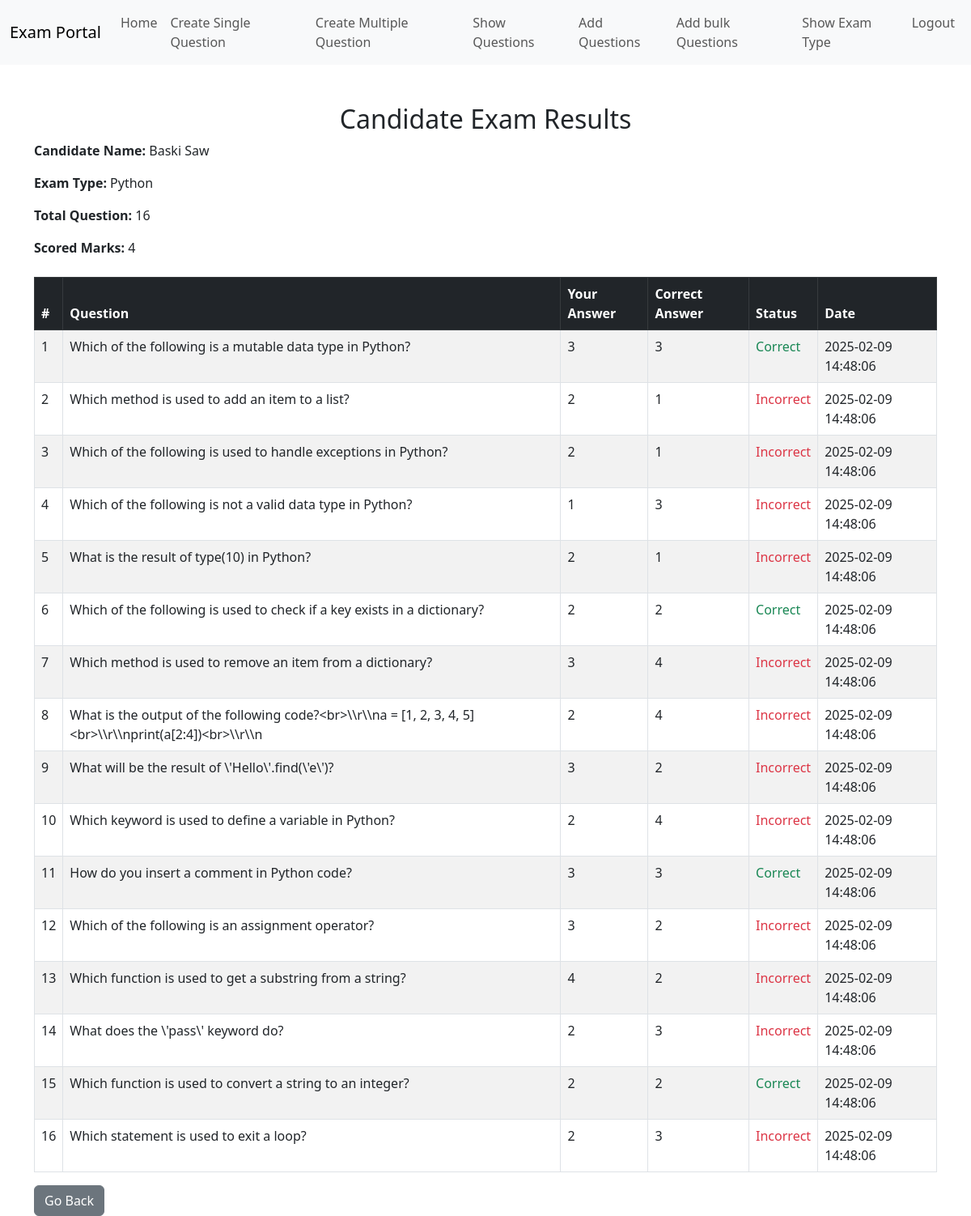
/show_result_details.php?id=16, run on the app's committed database.
### tables this page shows
CREATE TABLE `candidates` (
  `id` int(8) NOT NULL,
  `name` varchar(255) NOT NULL,
  `mobile` varchar(15) NOT NULL,
  `email` varchar(100) NOT NULL,
  `password` varchar(100) NOT NULL,
  `exam_type` varchar(100) NOT NULL,
  `designation` varchar(100) NOT NULL,
  `total_questions` int(3) NOT NULL,
  `total_marks` int(4) NOT NULL,
  `sec_code` varchar(10) NOT NULL,
  `exam_duration` varchar(10) NOT NULL,
  `status` varchar(50) NOT NULL,
  `is_exam_completed` tinyint(1) DEFAULT 0
);

CREATE TABLE `question_results` (
  `id` int(11) NOT NULL,
  `candidate_id` int(11) NOT NULL,
  `exam_type` varchar(255) NOT NULL,
  `question_id` int(11) NOT NULL,
  `question` text NOT NULL,
  `user_answer` int(11) NOT NULL,
  `correct_option` int(11) NOT NULL,
  `status` varchar(50) NOT NULL,
  `created_at` timestamp NOT NULL DEFAULT current_timestamp()
);

### show_result_details.php (the view, shortened to what this page needs)
<?php
include 'conn.php';
$candidate_id = intval($_GET['id']);
$candidate_sql = "SELECT * FROM candidates WHERE id = $candidate_id";
$candidate_result = $conn->query($candidate_sql);
$candidate = $candidate_result->fetch_assoc();
$results_sql = "SELECT * FROM question_results WHERE candidate_id = $candidate_id";
$results = $conn->query($results_sql);
?>
<!DOCTYPE html>
<html>
<head>
    <link rel="stylesheet" href="https://cdnjs.cloudflare.com/ajax/libs/bootstrap/5.3.0/css/bootstrap.min.css">
</head>
<body>
<?php include 'header2.php';?>
<div class="container mt-5">
    <h2 class="text-center">Candidate Exam Results</h2>
    <div class="mb-4">
        <p><strong>Candidate Name:</strong> <?php echo htmlspecialchars($candidate['name']); ?></p>
        <p><strong>Exam Type:</strong> <?php echo htmlspecialchars($candidate['exam_type']); ?></p>
        <p><strong>Total Question:</strong> <?php echo htmlspecialchars($candidate['total_questions']); ?></p>
        <p><strong>Scored Marks:</strong> <?php echo htmlspecialchars($candidate['total_marks']); ?></p>
    </div>
    <?php if ($results->num_rows > 0) { ?>
        <div class="table-responsive">
            <table class="table table-bordered table-striped">
                <thead class="table-dark">
                    <tr>
                        <th>#</th>
                        <th>Question</th>
                        <th>Your Answer</th>
                        <th>Correct Answer</th>
                        <th>Status</th>
                        <th>Date</th>
                    </tr>
                </thead>
                <tbody>
                    <?php
                    $index = 1;
                    while ($row = $results->fetch_assoc()) {
                        $status_class = $row['status'] === 'Correct' ? 'text-success' : 'text-danger';
                    ?>
                        <tr>
                            <td><?php echo $index++; ?></td>
                            <td><?php echo htmlspecialchars($row['question']); ?></td>
                            <td><?php echo htmlspecialchars($row['user_answer']); ?></td>
                            <td><?php echo htmlspecialchars($row['correct_option']); ?></td>
                            <td class="<?php echo $status_class; ?>"><?php echo $row['status']; ?></td>
                            <td><?php echo htmlspecialchars($row['created_at']); ?></td>
                        </tr>
                    <?php } ?>
                </tbody>
            </table>
        </div>
    <?php } else { ?>
        <p class="text-center text-warning">No results found for Candidate ID: <?php echo $candidate_id; ?></p>
    <?php } ?>
    <a href="javascript:void(0);" class="btn btn-secondary" onclick="window.location.href='show_candidate.php';">Go Back</a>

### data on the page
candidates: name "Baski Saw", exam_type "Python", total_questions "16", total_marks "4"
question_results: question "Which of the following is a mutable data type in Python?", user_answer "3", correct_option "3", status "Correct", created_at "2025-02-09 14:48:06"
question_results: question "Which method is used to add an item to a list?", user_answer "2", correct_option "1", status "Incorrect", created_at "2025-02-09 14:48:06"
question_results: question "Which of the following is used to handle exceptions in Python?", user_answer "2", correct_option "1", status "Incorrect", created_at "2025-02-09 14:48:06"
question_results: question "Which of the following is not a valid data type in Python?", user_answer "1", correct_option "3", status "Incorrect", created_at "2025-02-09 14:48:06"
question_results: question "What is the result of type(10) in Python?", user_answer "2", correct_option "1", status "Incorrect", created_at "2025-02-09 14:48:06"
question_results: question "Which of the following is used to check if a key exists in a dictionary?", user_answer "2", correct_option "2", status "Correct", created_at "2025-02-09 14:48:06"
question_results: question "Which method is used to remove an item from a dictionary?", user_answer "3", correct_option "4", status "Incorrect", created_at "2025-02-09 14:48:06"
question_results: question "What is the output of the following code?<br>\\\\r\\\\na = [1, 2, 3, 4, 5]<br>\\\\r\\\\nprint(a[2:4])<br>\\\\r\\\\n", user_answer "2", correct_option "4", status "Incorrect", created_at "2025-02-09 14:48:06"
question_results: question "What will be the result of \\'Hello\\'.find(\\'e\\')?", user_answer "3", correct_option "2", status "Incorrect", created_at "2025-02-09 14:48:06"
question_results: question "Which keyword is used to define a variable in Python?", user_answer "2", correct_option "4", status "Incorrect", created_at "2025-02-09 14:48:06"
question_results: question "How do you insert a comment in Python code?", user_answer "3", correct_option "3", status "Correct", created_at "2025-02-09 14:48:06"
question_results: question "Which of the following is an assignment operator?", user_answer "3", correct_option "2", status "Incorrect", created_at "2025-02-09 14:48:06"
question_results: question "Which function is used to get a substring from a string?", user_answer "4", correct_option "2", status "Incorrect", created_at "2025-02-09 14:48:06"
question_results: question "What does the \\'pass\\' keyword do?", user_answer "2", correct_option "3", status "Incorrect", created_at "2025-02-09 14:48:06"
question_results: question "Which function is used to convert a string to an integer?", user_answer "2", correct_option "2", status "Correct", created_at "2025-02-09 14:48:06"
question_results: question "Which statement is used to exit a loop?", user_answer "2", correct_option "3", status "Incorrect", created_at "2025-02-09 14:48:06"
